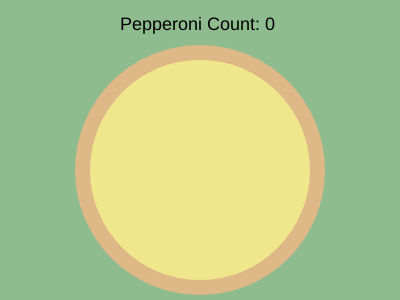
Frame 1 (no input)
Frame 60 (no input): identical to frame 1, image omitted
Frame 120 (the mouse pressed at the canvas centre since frame 60): identical to frame 1, image omitted

The p5.js sketch that drew this single still picture (run headless with seeded random() and noise() and a simulated clock; from frame 60 on, the mouse is pressed at the canvas centre):

// p5.js sketch
// ── sketch.js
let clickCount = 0;
let circles = [];

function setup() {
  createCanvas(400, 300);
  textSize(18);           
}

function draw() {
  background(143,188,143);
  fill(222,184,135);
  noStroke();
circle (200, 170, 250);
   fill(240,230,140);
circle (200, 170, 220);

  
  fill(0); 
  text("Pepperoni Count: " + clickCount, 120, 30);

  for (let c of circles) {
    fill(c.color);
    noStroke();
    ellipse(c.x, c.y, c.size);
  }
}

function mouseClicked() {
  clickCount++;
  let newCircle = {
    x: mouseX,
    y: mouseY,
    size: (20),
    color: color(178,34,34)
  };
  circles.push(newCircle);
}
